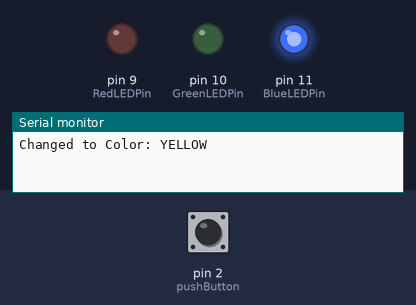
This sketch was run on a simulated Arduino Uno, built with avr-gcc and run on an emulated ATmega328P. Shown: output pins drawn as LEDs (lit = HIGH), the last lines printed to the serial monitor. Dashed ring = blinking. The test bench sets the inputs (shaded band); at power-on: pin 2 (pushButton) HIGH.

Above: at 1.2 s.
1.3 s: pin 2 (pushButton) pulled LOW for 1 s
At 2.4 s:
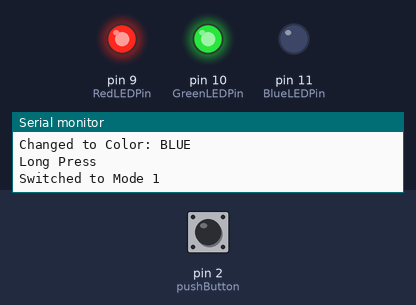
4.5 s: pin 2 (pushButton) pulled LOW for 0.15 s
At 4.69 s:
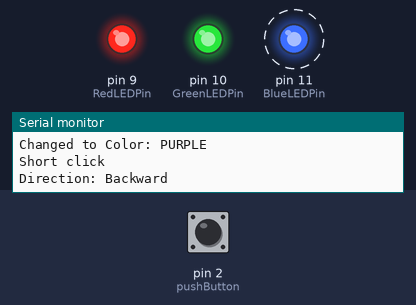
7.5 s: pin 2 (pushButton) pulsed LOW 2 times (0.12 s each, 0.3 s apart)
At 8.96 s:
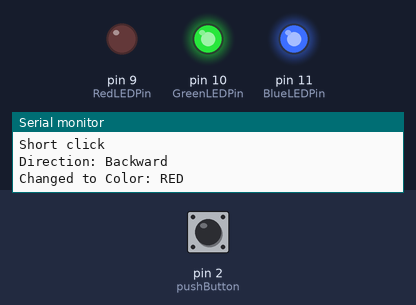
Timing chart, 0 to 16.5 s (numbered marks = the images above; inputs shaded):
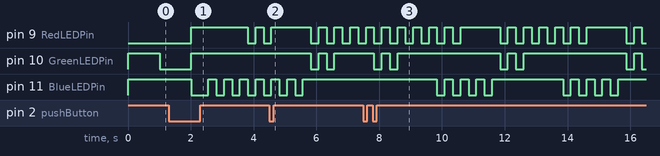

The sketch:

PArtE2.ino
```cpp
const int RedLEDPin = 9;
const int GreenLEDPin = 10;
const int BlueLEDPin = 11;

const int pushButton = 2;

int buttonState = 0;

unsigned long pressingTime = 0;
const long longPressInterval = 1000;
bool buttonPressed = false;

int ledCounter = 1;           // Tracks current color (1-4)

//Mode 0 : Change colors at 1 second intervals (always on)
//Mode 1 : Blink twice at 0.25 second intervals before changing color
int currentMode = 0;

unsigned long blinkTimer = 0;
bool blinkOn = false;

// Mode 0 variables
const int mode0Interval = 1000;  // 1 second

// Mode 1 variables
const int mode1BlinkInterval = 250;  // 0.25 seconds
int blinkCount = 0;

int RCurrentColor = 0;
int GCurrentColor = 0;
int BCurrentColor = 0;

String currentColor = "OFF";
bool directionColor = true;

void setup() {
  Serial.begin(9600);
  pinMode(RedLEDPin, OUTPUT);
  pinMode(GreenLEDPin, OUTPUT);
  pinMode(BlueLEDPin, OUTPUT);
  pinMode(pushButton, INPUT);

  // Initialize with first color
  updateColorValues();
  blinkTimer = millis();
  blinkOn = true;
  PowerLEDControl(RCurrentColor, GCurrentColor, BCurrentColor);
}

void loop() {
  int clickType = checkButton();

  if (clickType == 1) {
    // Short press changes direction
    directionColor = !directionColor;
    Serial.println(directionColor ? "Direction: Forward" : "Direction: Backward");
  }
  else if (clickType == 2) {
    // Long press toggles between the two modes
    currentMode = !currentMode;
    Serial.print("Switched to Mode ");
    Serial.println(currentMode);

    // Reset variables when changing modes
    blinkTimer = millis();
    blinkOn = true;
    blinkCount = 0;

    // If switching to mode 0, turn LED on immediately
    if (currentMode == 0) {
      PowerLEDControl(RCurrentColor, GCurrentColor, BCurrentColor);
    }
  }

  updateLEDColor(currentMode);
}

void updateLEDColor(int currentMode) {
  unsigned long currentTime = millis();

  // Mode 0: Change colors at 1 second intervals (LED always on)
  if (currentMode == 0) {
    if (currentTime - blinkTimer >= mode0Interval) {
      blinkTimer = currentTime;
      // Change to next color
      changeToNextColor();
      // Keep LED on with new color
      PowerLEDControl(RCurrentColor, GCurrentColor, BCurrentColor);
    }
  }

  // Mode 1: Blink twice at 0.25 second intervals before changing color
  else if (currentMode == 1) {
    if (currentTime - blinkTimer >= mode1BlinkInterval) {
      blinkOn = !blinkOn;
      blinkTimer = currentTime;

      if (blinkOn) {
        blinkCount++;

        // If we just completed 2 blinks (after the 2nd OFF), change color
        if (blinkCount > 2) {
          changeToNextColor();
          blinkCount = 1;  // Reset to 1 since we're starting the first blink of new color
        }

        PowerLEDControl(RCurrentColor, GCurrentColor, BCurrentColor);
      } else {
        PowerLEDControl(255, 255, 255);  // LED OFF
      }
    }
  }
}

void changeToNextColor() {
  if (directionColor) {
    ledCounter++;
    if (ledCounter > 4) {
      ledCounter = 1;
    }
  } else {
    ledCounter--;
    if (ledCounter < 1) {
      ledCounter = 4;
    }
  }

  updateColorValues();

  Serial.print("Changed to Color: ");
  Serial.println(currentColor);
}

void updateColorValues() {
  // RED
  if (ledCounter == 1) {
    RCurrentColor = 0;
    GCurrentColor = 255;
    BCurrentColor = 255;
    currentColor = "RED";
  }
  // YELLOW
  else if (ledCounter == 2) {
    RCurrentColor = 0;
    GCurrentColor = 0;
    BCurrentColor = 255;
    currentColor = "YELLOW";
  }
  // BLUE
  else if (ledCounter == 3) {
    RCurrentColor = 255;
    GCurrentColor = 255;
    BCurrentColor = 0;
    currentColor = "BLUE";
  }
  // PURPLE
  else if (ledCounter == 4) {
    RCurrentColor = 0;
    GCurrentColor = 255;
    BCurrentColor = 0;
    currentColor = "PURPLE";
  }
}

int checkButton() {
  int clickType = 0;
  buttonState = !digitalRead(pushButton);
  delay(5);

  if (buttonState == HIGH && !buttonPressed) {
    pressingTime = millis();
    buttonPressed = true;
  }
  if (buttonState == LOW && buttonPressed) {
    unsigned long currentTime = millis();
    if (currentTime - pressingTime < longPressInterval) {
      Serial.println("Short click");
      clickType = 1;
    }
    else {
      Serial.println("Long Press");
      clickType = 2;
    }
    buttonPressed = false;
  }

  return clickType;
}

void PowerLEDControl(int red, int green, int blue) {
  analogWrite(RedLEDPin, red);
  analogWrite(GreenLEDPin, green);
  analogWrite(BlueLEDPin, blue);
}
```

Measured:
- by itself, pin 9 (RedLEDPin): repeats every 4.0 s: 5 × (LOW 0.25 s, HIGH 0.25 s), LOW 0.25 s, HIGH 1.3 s
- by itself, pin 10 (GreenLEDPin): repeats every 4.0 s: HIGH 0.25 s, LOW 0.25 s, HIGH 3.3 s, LOW 0.25 s
